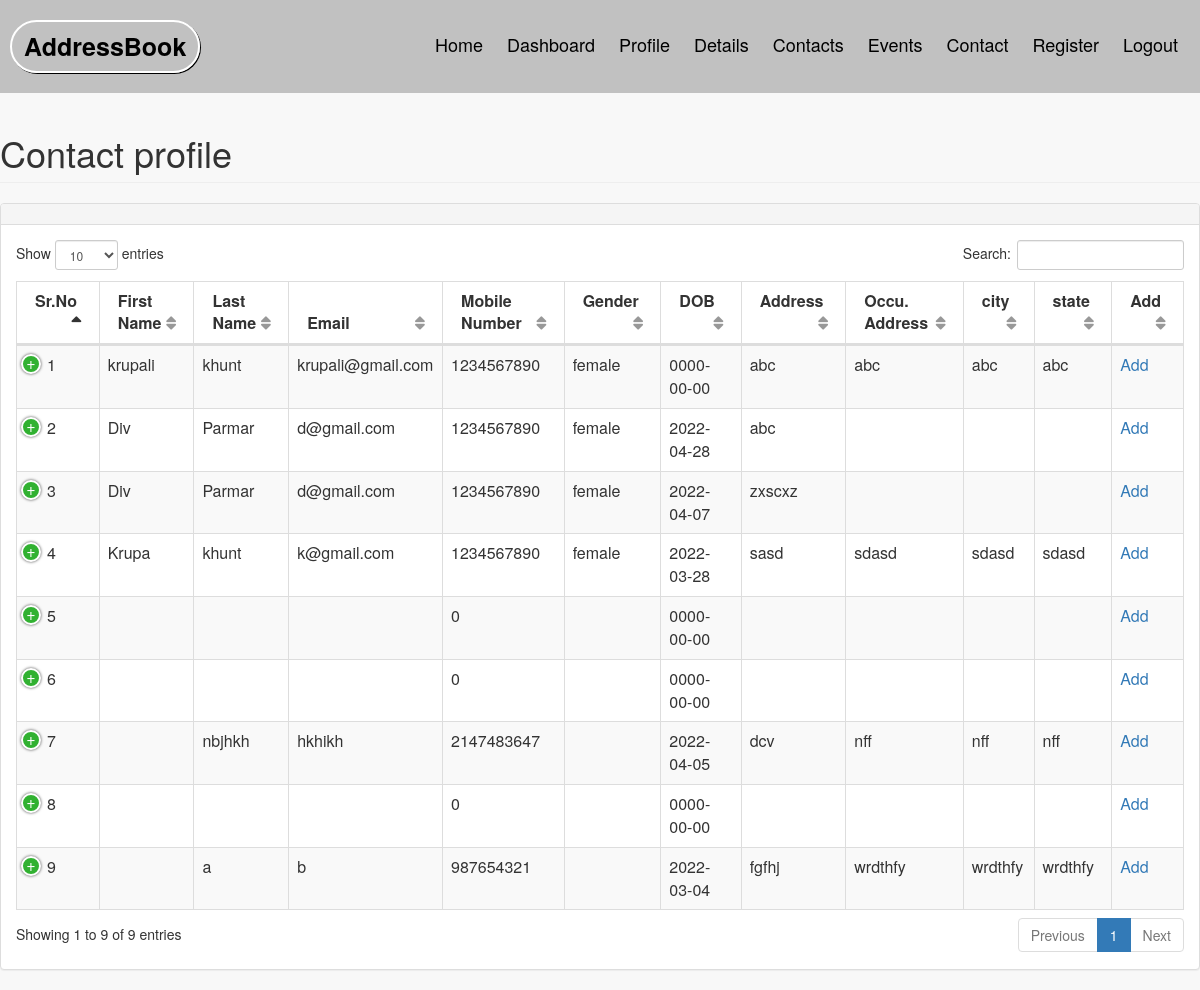
The app's page /user/detailsprofile.php with its own data.
### tables this page shows
CREATE TABLE `details` (
  `id` int(50) NOT NULL,
  `fname` varchar(50) NOT NULL,
  `lname` varchar(50) NOT NULL,
  `email` varchar(50) NOT NULL,
  `mobile` int(10) NOT NULL,
  `gender` varchar(20) NOT NULL,
  `dob` date NOT NULL,
  `hadd` varchar(50) NOT NULL,
  `oadd` varchar(50) NOT NULL,
  `city` varchar(20) NOT NULL,
  `state` varchar(20) NOT NULL
);

### user/detailsprofile.php (the view, shortened to what this page needs)
<?php
include("header1.php");
include("detailsconn.php");
        ?>
<!DOCTYPE html>
<html lang="en">
<head>
    <link href="vendor/bootstrap/css/bootstrap.min.css" rel="stylesheet">
    <link href="vendor/metisMenu/metisMenu.min.css" rel="stylesheet">
    <link href="vendor/datatables-plugins/dataTables.bootstrap.css" rel="stylesheet">
    <link href="vendor/datatables-responsive/dataTables.responsive.css" rel="stylesheet">
    <link href="dist/css/sb-admin-2.css" rel="stylesheet">
    <link href="vendor/font-awesome/css/font-awesome.min.css" rel="stylesheet" type="text/css">
</head>
<body>
            <div class="row">
                <div class="col-lg-12">
                    <h1 class="page-header">Contact profile</h1>
                </div>
            </div>
            <div class="row">
                <div class="col-lg-12">
                    <div class="panel panel-default">
                        <div class="panel-heading">
                        </div>
                        <div class="panel-body">
                            <table width="100%" class="table table-striped table-bordered table-hover" id="dataTables-example">
                                <thead>
                                    <tr>
                                        <th>Sr.No</th>
                                        <th>First Name</th>
                                        <th>Last Name</th>
                                        <th>Email</th>
                                        <th>Mobile Number</th>
                                        <th>Gender</th>
                                        <th>DOB</th>
                                        <th>Address</th>
                                        <th>Occu. Address</th>
                                        <th>city</th>
                                        <th>state</th>
                                        <th>Add</th>
                                        </tr>
                                </thead>
                                <tbody>
<?php
$n=1;
$select="select * from details";
$query=mysqli_query($connection,$select);
while($row=mysqli_fetch_array($query))
{
  ?>
                                    <tr class="odd gradeX">
                                        <td><?php echo $n++;?></td>
        <td><?php echo $row['fname'];?></td>
        <td><?php echo $row['lname'];?></td>
        <td><?php echo $row['email'];?></td>
        <td><?php echo $row['mobile'];?></td>
        <td><?php echo $row['gender'];?></td>
        <td><?php echo $row['dob'];?></td>
        <td><?php echo $row['hadd'];?></td>
        <td><?php echo $row['oadd'];?></td>
        <td><?php echo $row['oadd'];?></td>
        <td><?php echo $row['oadd'];?></td>
     <td> <a href="details.php">Add</a></td>
                                    </tr>
                                    <?php
}
                                    ?>                            </tbody>
                            </table>
                        </div>
                    </div>
                </div>
            </div>
</body>
</html>

### records on screen
details: fname "krupali", lname "khunt", email "krupali@gmail.com", mobile "1234567890", gender "female", dob "0000-00-00", hadd "abc", oadd "abc"
details: fname "Div", lname "Parmar", email "d@gmail.com", mobile "1234567890", gender "female", dob "2022-04-28", hadd "abc"
details: fname "Div", lname "Parmar", email "d@gmail.com", mobile "1234567890", gender "female", dob "2022-04-07", hadd "zxscxz"
details: fname "Krupa", lname "khunt", email "k@gmail.com", mobile "1234567890", gender "female", dob "2022-03-28", hadd "sasd", oadd "sdasd"
details: mobile "0", dob "0000-00-00"
details: mobile "0", dob "0000-00-00"
details: lname "nbjhkh", email "hkhikh", mobile "2147483647", dob "2022-04-05", hadd "dcv", oadd "nff"
details: mobile "0", dob "0000-00-00"
details: lname "a", email "b", mobile "987654321", dob "2022-03-04", hadd "fgfhj", oadd "wrdthfy"
